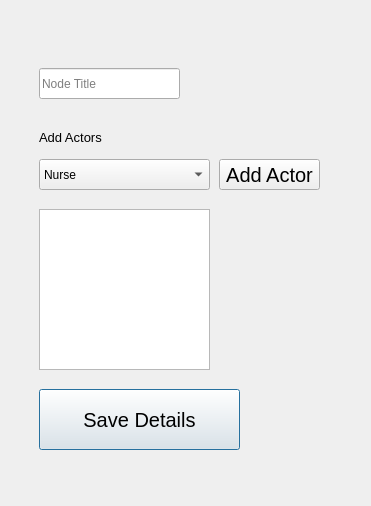
<?xml version="1.0" encoding="UTF-8"?>
<ui version="4.0">
 <class>Add_Test</class>
 <widget class="QDialog" name="Add_Test">
  <property name="geometry">
   <rect>
    <x>0</x>
    <y>0</y>
    <width>371</width>
    <height>506</height>
   </rect>
  </property>
  <property name="windowTitle">
   <string>Dialog</string>
  </property>
  <widget class="QWidget" name="widget" native="true">
   <property name="geometry">
    <rect>
     <x>-1</x>
     <y>-1</y>
     <width>371</width>
     <height>501</height>
    </rect>
   </property>
   <widget class="QPushButton" name="save_details_btn">
    <property name="geometry">
     <rect>
      <x>40</x>
      <y>390</y>
      <width>201</width>
      <height>61</height>
     </rect>
    </property>
    <property name="font">
     <font>
      <pointsize>15</pointsize>
     </font>
    </property>
    <property name="text">
     <string>Save Details</string>
    </property>
   </widget>
   <widget class="QComboBox" name="actors_comboBox">
    <property name="geometry">
     <rect>
      <x>40</x>
      <y>160</y>
      <width>171</width>
      <height>31</height>
     </rect>
    </property>
    <item>
     <property name="text">
      <string>Nurse</string>
     </property>
    </item>
    <item>
     <property name="text">
      <string>Doctor</string>
     </property>
    </item>
    <item>
     <property name="text">
      <string>Investigator</string>
     </property>
    </item>
    <item>
     <property name="text">
      <string>Participant</string>
     </property>
    </item>
    <item>
     <property name="text">
      <string>Lab Technician</string>
     </property>
    </item>
   </widget>
   <widget class="QListWidget" name="listWidget">
    <property name="geometry">
     <rect>
      <x>40</x>
      <y>210</y>
      <width>171</width>
      <height>161</height>
     </rect>
    </property>
   </widget>
   <widget class="QPushButton" name="add_actor_btn">
    <property name="geometry">
     <rect>
      <x>220</x>
      <y>160</y>
      <width>101</width>
      <height>31</height>
     </rect>
    </property>
    <property name="font">
     <font>
      <pointsize>15</pointsize>
     </font>
    </property>
    <property name="text">
     <string>Add Actor</string>
    </property>
   </widget>
   <widget class="QLabel" name="label_4">
    <property name="geometry">
     <rect>
      <x>40</x>
      <y>130</y>
      <width>131</width>
      <height>16</height>
     </rect>
    </property>
    <property name="font">
     <font>
      <pointsize>10</pointsize>
     </font>
    </property>
    <property name="text">
     <string>Add Actors</string>
    </property>
   </widget>
   <widget class="QLineEdit" name="node_title">
    <property name="geometry">
     <rect>
      <x>40</x>
      <y>69</y>
      <width>141</width>
      <height>31</height>
     </rect>
    </property>
    <property name="placeholderText">
     <string>Node Title</string>
    </property>
   </widget>
  </widget>
 </widget>
 <resources/>
 <connections/>
</ui>
